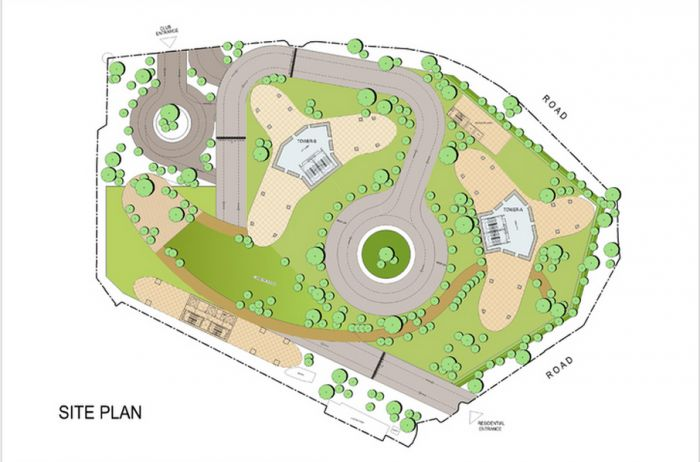
#> input picture scratch/floorplan1.jpg, 700 x 462 px, found by its file name; its folder holds only this picture in this run
$ python extract_walls.py
#> lines starting #> are read from the running program, lines starting #| are printed output that depends on the picture; after the words box and inside, x2 and y2 are one past the last pixel; in counts of white or black regions, pixels touching at a corner belong together
import cv2
import numpy as np
import json
import sys

def process_floorplan(img_path, out_path, scene_width=20):
    # Load image
#> called with img_path = 'scratch/floorplan1.jpg', out_path = 'apps/web/public/floorplans/walls1.json', scene_width = 20
    img = cv2.imread(img_path)
#> img is the input picture: shape (462, 700, 3); mean B, G, R 204.8, 227, 223.6
    if img is None:
        print("Failed to load image")
        return

    h, w = img.shape[:2]
#> h = 462; w = 700
    aspect = w / h
#> aspect = 1.52
    scene_height = scene_width / aspect
#> scene_height = 13.2

    # Convert to grayscale
    gray = cv2.cvtColor(img, cv2.COLOR_BGR2GRAY)
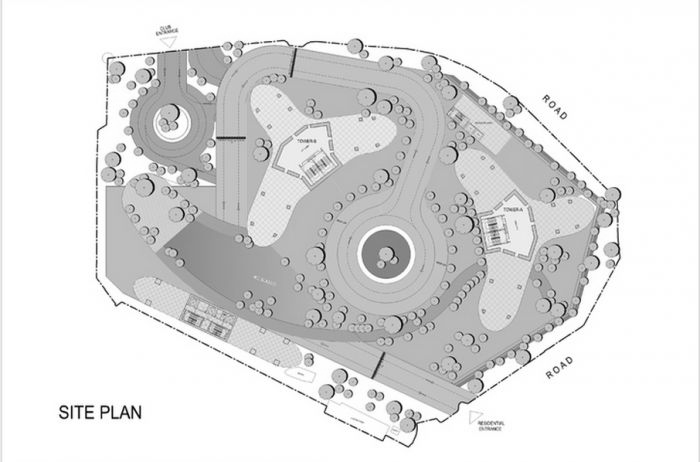
#> gray: shape (462, 700); min 0, max 255, mean 223.4

    # Floor plan walls are typically dark. We invert so walls are white on black background.
    # First, let's blur slightly to remove noise.
    blurred = cv2.GaussianBlur(gray, (5, 5), 0)

    # Thresholding. Assuming white background, we want to isolate dark lines (walls).
    _, thresh = cv2.threshold(blurred, 100, 255, cv2.THRESH_BINARY_INV)
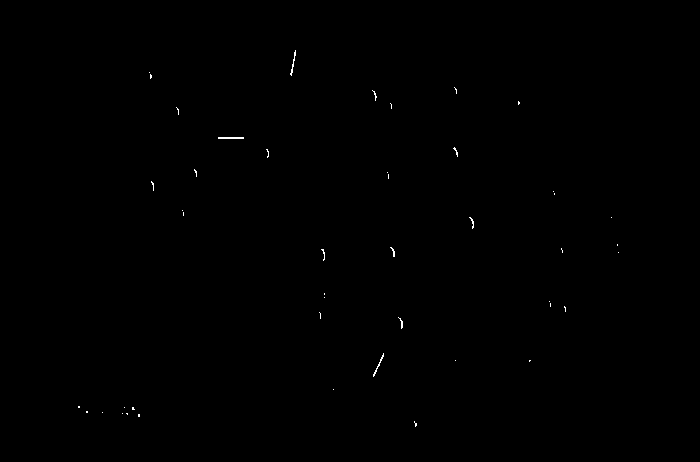
#> thresh: shape (462, 700); 0.13% white in thin lines or dots, all inside (x1, y1, x2, y2) = (78, 50, 619, 427)

    # Morphological operations to connect broken wall segments
    kernel = np.ones((3, 3), np.uint8)
    dilated = cv2.dilate(thresh, kernel, iterations=2)
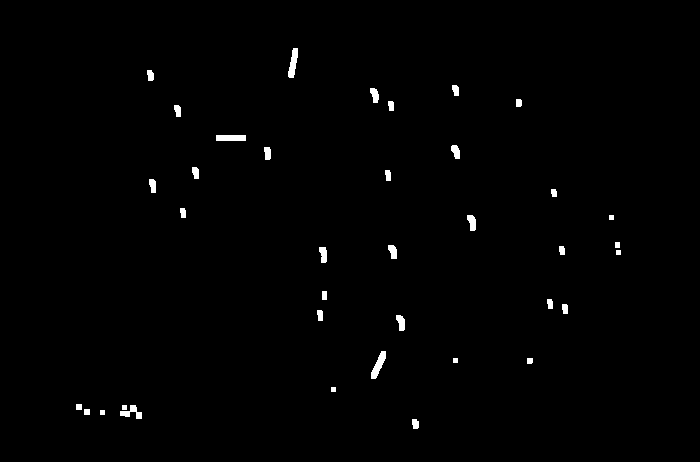
#> dilated: shape (462, 700); 0.8% white; 37 white regions, largest, box (x1, y1, x2, y2) and area: (371, 351, 386, 379) 197, (288, 48, 298, 78) 185, (216, 135, 246, 141) 180
    eroded = cv2.erode(dilated, kernel, iterations=1)
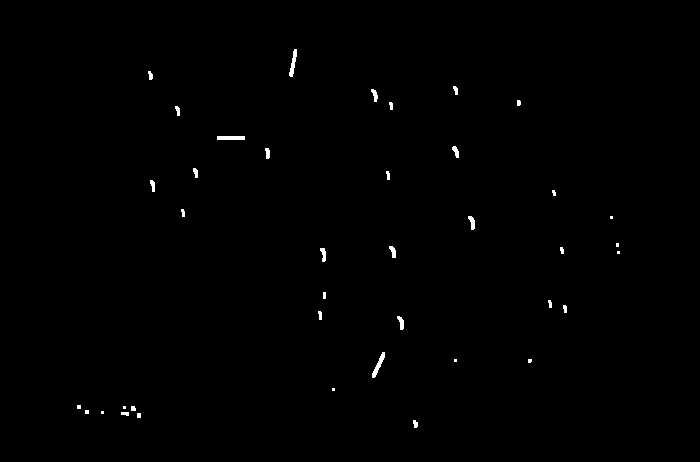
#> eroded: shape (462, 700); 0.42% white; 39 white regions (11 under 20 px)

    # Find contours
    contours, hierarchy = cv2.findContours(eroded, cv2.RETR_EXTERNAL, cv2.CHAIN_APPROX_SIMPLE)
#> contours = 39 contours, 23 with area under 20; largest, box (x1, y1, x2, y2) and area: (372, 352, 385, 378) 87, (217, 136, 245, 140) 81, (289, 49, 297, 77) 79, (468, 216, 475, 230) 44, (397, 316, 404, 330) 42

    wall_shapes = []

    for cnt in contours:
        # Filter small noise contours
        area = cv2.contourArea(cnt)
        if area < 100:  # Minimum area threshold
            continue

        # Simplify contour
        epsilon = 0.005 * cv2.arcLength(cnt, True)
        approx = cv2.approxPolyDP(cnt, epsilon, True)

        # Convert to Three.js scene coordinates
        # OpenCV origin is top-left. Three.js is center.
        shape_pts = []
        for pt in approx:
            x_px, y_px = pt[0]
            # Map x_px from [0, w] to [-scene_width/2, scene_width/2]
            x_3d = (x_px / w) * scene_width - (scene_width / 2)

            # Map y_px from [0, h] to [-scene_height/2, scene_height/2].
            # Note: in Three.js, Y is up, but on our Plane (rotated -90deg on X), Z is forward/back.
            # So y_px maps to z_3d.
            z_3d = (y_px / h) * scene_height - (scene_height / 2)

            shape_pts.append([x_3d, z_3d])

        wall_shapes.append(shape_pts)
#> this loop made 39 passes
#> area on passes 1, 12, 13, 19, 21, 24, 27, 29, 30, 31, 33, 36: 20.5, 87, 42.5, 39, 39, 44.5, 29, 25, 30.5, 37, 23, 36.5
#> (cnt, area) on pass 32: ([[217, 136], [217, 139], [244, 139], [244, 136]], 81)
#> after the loop, wall_shapes = []

    # Write to JSON
    with open(out_path, 'w') as f:
        json.dump(wall_shapes, f)

    print(f"Extracted {len(wall_shapes)} wall contours.")
#| Extracted 0 wall contours.

if __name__ == '__main__':
    for i in range(1, 6):
        process_floorplan(f'scratch/floorplan{i}.jpg', f'apps/web/public/floorplans/walls{i}.json')
